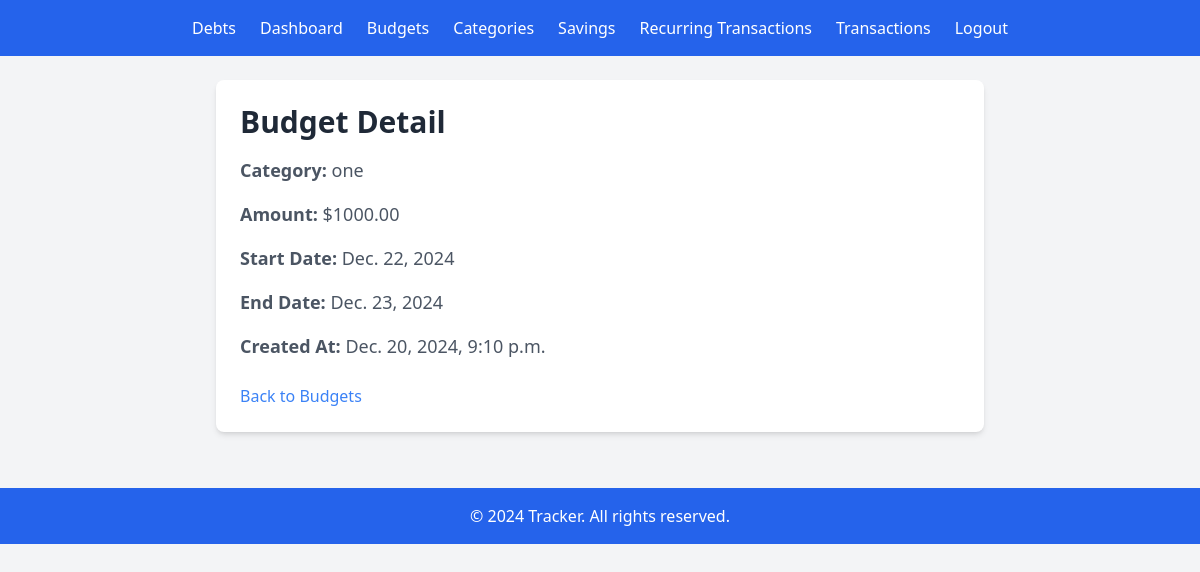
Page /tracker/2/ (signed in) on the committed database.
### tracker/models.py (models this page shows, shortened)
class Budget(models.Model):
    budget_id = models.AutoField(primary_key=True)  # Auto-incrementing primary key
    user = models.ForeignKey(User, on_delete=models.CASCADE, related_name='budgets')  # ForeignKey to User
    category = models.ForeignKey('Category', on_delete=models.CASCADE, related_name='budgets')  # ForeignKey to Category
    amount = models.DecimalField(max_digits=10, decimal_places=2)  # Budgeted amount
    start_date = models.DateField()  # Start date of the budget
    end_date = models.DateField()  # End date of the budget
    created_at = models.DateTimeField(auto_now_add=True)  # Automatically set on creation

class Category(models.Model):
    category_id = models.AutoField(primary_key=True)
    name = models.CharField(max_length=255)
    description = models.TextField(blank=True, null=True)
    created_at = models.DateTimeField(auto_now_add=True)
    updated_at = models.DateTimeField(auto_now=True)

### tracker/views.py (the view)
# urls.py: path('<int:pk>/', views.budget_detail, name='budget_detail'),
@login_required
def budget_detail(request, pk):
    budget = get_object_or_404(Budget, pk=pk, user=request.user)
    return render(request, 'tracker/budget_detail.html', {'budget': budget})

### tracker/templates/tracker/budget_detail.html
{% extends "tracker/base.html" %}
{% block content %}
<div class="max-w-3xl mx-auto p-6 bg-white shadow-md rounded-lg">
    <h1 class="text-3xl font-semibold text-gray-800 mb-4">Budget Detail</h1>
    <div class="space-y-4">
        <p class="text-lg text-gray-600"><strong>Category:</strong> {{ budget.category.name }}</p>
        <p class="text-lg text-gray-600"><strong>Amount:</strong> ${{ budget.amount }}</p>
        <p class="text-lg text-gray-600"><strong>Start Date:</strong> {{ budget.start_date }}</p>
        <p class="text-lg text-gray-600"><strong>End Date:</strong> {{ budget.end_date }}</p>
        <p class="text-lg text-gray-600"><strong>Created At:</strong> {{ budget.created_at }}</p>
    </div>
    <a href="{% url 'budget_list' %}" class="mt-6 inline-block text-blue-500 hover:text-blue-700">Back to Budgets</a>
</div>
{% endblock %}

### rows in the picture
Budget: category.name "one", amount "1000.00", start_date "Dec. 22, 2024", end_date "Dec. 23, 2024", created_at "Dec. 20, 2024, 9:10 p.m."
